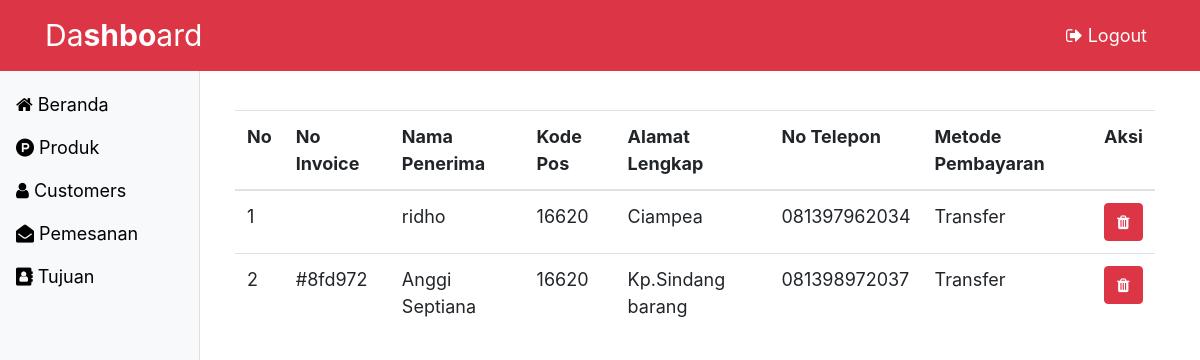
/page/admin/index.php?page=tujuan (signed in), run on the app's committed database.
### tables this page shows
CREATE TABLE `tb_tujuan` (
  `id_tujuan` int(11) NOT NULL,
  `no_invoice` varchar(11) NOT NULL,
  `nama_penerima` varchar(50) NOT NULL,
  `kode_pos` varchar(5) NOT NULL,
  `alamat` varchar(25) NOT NULL,
  `no_telp` varchar(12) NOT NULL,
  `metode_pem` varchar(30) NOT NULL
);

### page/admin/tujuan.php (the view)
<?php
$tujuan="SELECT * FROM tb_tujuan order by id_tujuan desc";
$data = mysqli_query($conn, $tujuan);
?>
<div class="container">
	<div class="row">
		<div class="col-md-2"></div>
		<div class="col-md-10">
			<table class="table">
				<br><br>
				<tr>
					<th>No</th>
					<th>No Invoice</th>
					<th>Nama Penerima</th>
					<th>Kode Pos</th>
					<th>Alamat Lengkap</th>
					<th>No Telepon</th>
					<th>Metode Pembayaran</th>
					<th>Aksi</th>
				</tr>
				<tbody>
					<?php
					$no=1;
					while($hasil = mysqli_fetch_array($data)){
						?>
						<tr>
							<td><?php echo $no; ?></td>
							<td><?php echo $hasil[1]; ?></td>
							<td><?php echo $hasil[2]; ?></td>
							<td><?php echo $hasil[3]; ?></td>
							<td><?php echo $hasil[4]; ?></td>
							<td><?php echo $hasil[5]; ?></td>
							<td><?php echo $hasil[6]; ?></td>
							<td>
								<button type="reset" class="btn btn-danger">
									<a href="hapus_tujuan.php?id_tujuan=<?php echo $hasil[0]?>" style="color: #fff;text-decoration: none;"><span class="fa fa-trash"></span></a>
								</button>
							</td>
						</tr>
						<?php
						$no++;
					}
					?>
				</tbody>
			</table>
		</div>
	</div>
</div>

### css/modern-business.css (style rules this page uses)
body { padding-top: 54px; }
@media (min-width: 992px) { body { padding-top: 56px; } }

### css/dashboard.css (style rules this page uses)
body { font-size: 18px; }

### data on the page
tb_tujuan: nama_penerima "ridho", kode_pos "16620", alamat "Ciampea", no_telp "081397962034", metode_pem "Transfer"
tb_tujuan: no_invoice "#8fd972", nama_penerima "Anggi Septiana", kode_pos "16620", alamat "Kp.Sindang barang", no_telp "081398972037", metode_pem "Transfer"
